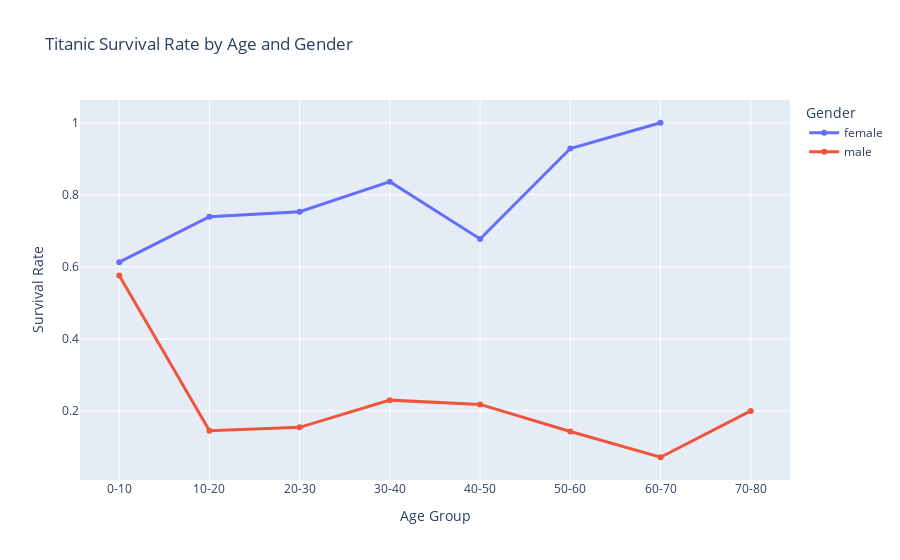

Notebook code for this chart:
### Code cell
fig = px.line(age_gender_survival, x='age_group', y='survived', color='sex', 
              markers=True, title="Titanic Survival Rate by Age and Gender",
              labels={'survived': 'Survival Rate', 'age_group': 'Age Group', 'sex': 'Gender'})

fig.update_traces(line=dict(width=3))  # Line thickness increase karna
# fig.update_layout(template="plotly_dark")  # Dark mode style
fig.show()

### Figure 1 — Plotly figure (JSON) as saved in the notebook; plotly's stock layout.template omitted (floating-point values rounded to 4 significant figures)
{"data": [{"hovertemplate": "Gender=female<br>Age Group=%{x}<br>Survival Rate=%{y}<extra></extra>", "legendgroup": "female", "line": {"color": "#636efa", "dash": "solid", "width": 3}, "marker": {"symbol": "circle"}, "mode": "lines+markers", "name": "female", "orientation": "v", "showlegend": true, "type": "scatter", "x": ["0-10", "10-20", "20-30", "30-40", "40-50", "50-60", "60-70", "70-80"], "xaxis": "x", "y": [0.6129, 0.7391, 0.7531, 0.8364, 0.6774, 0.9286, 1, null], "yaxis": "y"}, {"hovertemplate": "Gender=male<br>Age Group=%{x}<br>Survival Rate=%{y}<extra></extra>", "legendgroup": "male", "line": {"color": "#EF553B", "dash": "solid", "width": 3}, "marker": {"symbol": "circle"}, "mode": "lines+markers", "name": "male", "orientation": "v", "showlegend": true, "type": "scatter", "x": ["0-10", "10-20", "20-30", "30-40", "40-50", "50-60", "60-70", "70-80"], "xaxis": "x", "y": [0.5758, 0.1449, 0.1544, 0.23, 0.2182, 0.1429, 0.07143, 0.2], "yaxis": "y"}], "layout": {"legend": {"title": {"text": "Gender"}, "tracegroupgap": 0}, "title": {"text": "Titanic Survival Rate by Age and Gender"}, "xaxis": {"anchor": "y", "domain": [0, 1], "title": {"text": "Age Group"}}, "yaxis": {"anchor": "x", "domain": [0, 1], "title": {"text": "Survival Rate"}}}}
